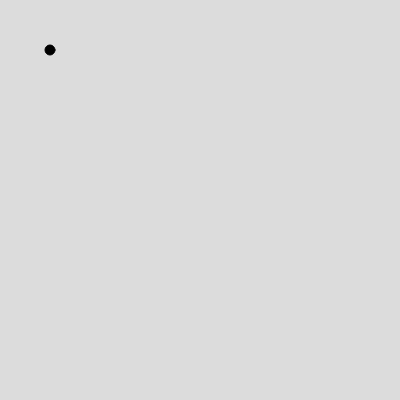
Frame 1 (no input)
Frame 60 (no input): identical to frame 1, image omitted
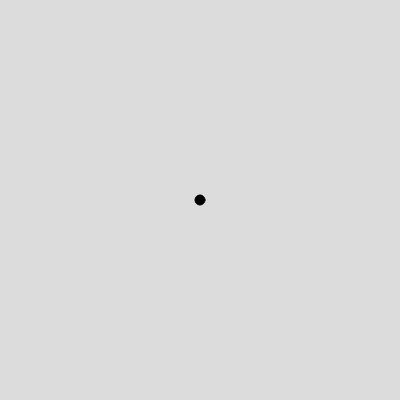
Frame 120 (the mouse pressed at the canvas centre since frame 60)

The p5.js sketch that drew these frames (run headless with seeded random() and noise() and a simulated clock; from frame 60 on, the mouse is pressed at the canvas centre):

// p5.js sketch
// ── sketch.js
let m;

function setup() {
  createCanvas(400, 400);
  m = new Mover(50, 50, 10);
}

function draw() {
  background(220);
  m.update();
  m.show();

  if (mouseIsPressed) {
    m.pos.set(mouseX,mouseY);
  }
}

// ── Mover.js
class Mover {
  constructor(x, y, m) {
    this.pos = createVector(x, y);
    this.vel = createVector();
    this.acc = createVector();
    this.m = m;
    this.c = color(random(200, 255), random(200, 255), 0);
  }

  applyForce(aForce) {
    let f = p5.Vector.div(aForce, this.m);
    this.acc.add(f);
  }

  attractTo(aPos) {
    let f = p5.Vector.sub(aPos, this.pos);
    f.limit(0.1);
    this.applyForce(f);
  }

  update() {
    this.vel.add(this.acc);
    this.pos.add(this.vel);
    this.acc.set(0, 0);
  }

  show() {
    fill(0);
    circle(this.pos.x, this.pos.y, this.m);
  }

  drawOn(c) {
    c.fill(this.c);
    c.noStroke();
    c.circle(this.pos.x, this.pos.y, this.vel.mag()*5);
  }
}
